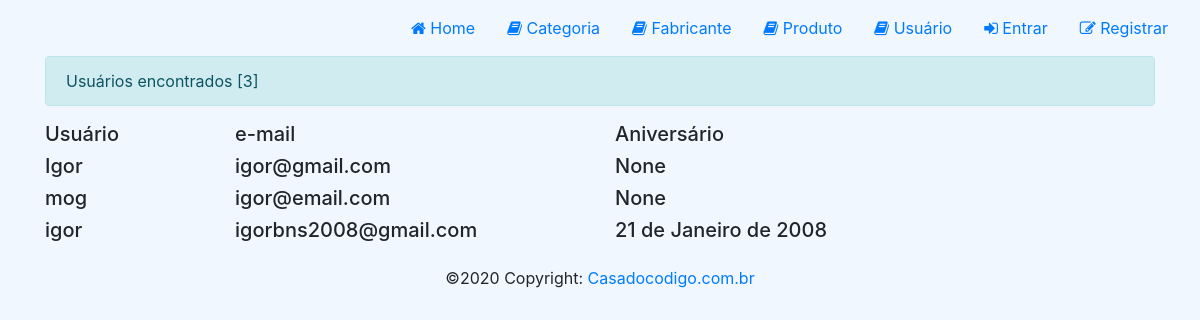
The app's page /usuario/ with its own data.
### loja/models/Usuario.py (models this page shows, shortened)
class Usuario(models.Model):
    user = models.OneToOneField(User, on_delete=models.CASCADE)
    perfil = models.IntegerField(choices=PERFIL, default=2)
    aniversario = models.DateField(default=None, null=True, blank=True)
    criado_em = models.DateTimeField(auto_now_add=True)
    alterado_em = models.DateTimeField(auto_now=True)
    token = models.CharField(max_length=255, null=True, blank=True)

### loja/views/UsuarioView.py (the view)
def list_usuario_view(request, id=None):
    usuarios = Usuario.objects.filter(perfil=2)
    context = {
        'usuarios': usuarios
    }
    return render(
        request,
        template_name='usuario/usuario.html',
        context=context,
        status=200
    )

### loja/templates/usuario/usuario.html (shortened to what this page needs)
{% extends "base.html" %}
{% load static %}
{% block styles %}
<link rel="stylesheet" href="{% static 'css/home.css' %}">
{% endblock %}
{% block content %}
<div id="content">
    <div class="container">
        <div class="alert alert-info">
            Usuários encontrados [{{ usuarios | length }}]
        </div>
        <div class="row">
            <h5 class="col-md-2">Usuário</h5>
            <h5 class="col-md-4">e-mail</h5>
            <h5 class="col-md-3">Aniversário</h5>
        </div>
        {% for usuario in usuarios %}
        <div class="row">
            <h5 class="col-md-2">{{usuario.user.username}}</h5>
            <h5 class="col-md-4">{{usuario.user.email}}</h5>
            <h5 class="col-md-3">{{usuario.aniversario}}</h5>
        </div>
        {% endfor %}
    </div>
{% endblock %}

### loja/static/css/home.css (style rules this page uses)
body { background-color: #f1f7ff; }

### records on screen
Usuario: user.username "Igor", user.email "igor@gmail.com", aniversario "None"
Usuario: user.username "mog", user.email "igor@email.com", aniversario "None"
Usuario: user.username "igor", user.email "igorbns2008@gmail.com", aniversario "21 de Janeiro de 2008"

### other values on screen
{{ usuarios | length }} "3"
